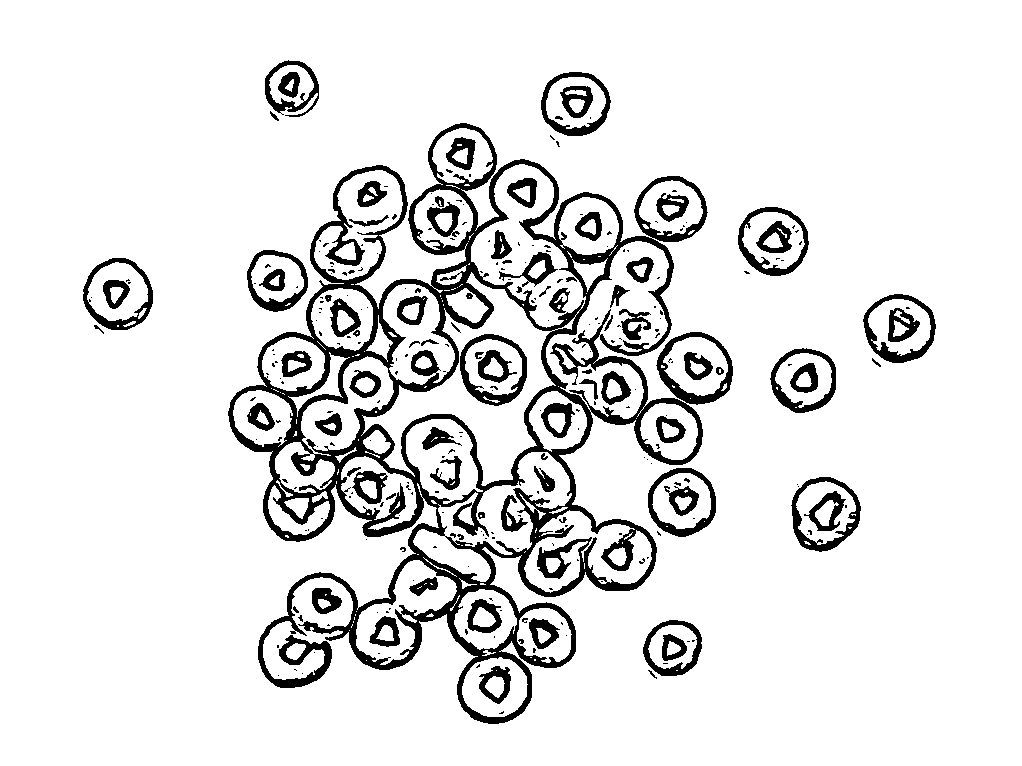
#> input picture CVE Hmk3/cheerios-sobel.png, 1022 x 766 px
$ python PS3-2.py
#> lines starting #> are read from the running program, lines starting #| are printed output that depends on the picture; after the words box and inside, x2 and y2 are one past the last pixel; in counts of white or black regions, pixels touching at a corner belong together
import cv2
import numpy as np

#Get input from the user as a string
file = input("What file do you want to use? ")
#> the answer given: cheerios-sobel.png


#Read in intial image, set imread to 0 to ensure a gray scale image
image = cv2.imread(file)
#> image is the input picture: shape (766, 1022, 3); 89.6% white; 288 black regions (201 under 20 px), largest, box (x1, y1, x2, y2) and area: (228, 123, 733, 724) 47058, (791, 477, 861, 552) 1301, (460, 334, 527, 406) 1274
image_gray = cv2.imread(file, 0)

#save shape of image
h,w,c = image.shape
#> h = 766; w = 1022; c = 3

image = image
sobel = image
canny = image

"""
In this problem, you will detect edges in an image by two methods:
(1)
Write your own Sobel filtering code in Python to detect edges, and
(2)
Use the Canny edge detector in OpenCV to detect edges.
Either way, take as input the color images, “cheerios,” “professor,” “gear,” and “circuit,” shown in Figure 2, and convert them to binary images showing edges in black on a white background.
The inner workings of the Canny edge detector are explained in the lecture and in the appendix at the end of this document.
Since the Canny results change significantly depending on specified parameters (threshold1, threshold2, apertureSize, and L2gradient), use some GUIs such as slider bars and radio buttons to allow a user to iteratively change and apply a different combination of parameters and see the result on the screen. Use your program to find the best combination of parameters for each of the four images.
For each image, compare and discuss the results of the Sobel filtering and the Canny edge detection.
"""

"""
binary images created by each method:
cheerios-sobel.png, cheerios-canny.png
professor-sobel.png, professor-canny.png
gear-sobel.png, gear-canny.png
circuit-sobel.png, circuit-sobel.png
"""

#Sobel Filter
#Derivative Filter + Gaussian Smoothing

#Sobel -> edge can be one less on each side is okay

#Sobel

#opencv_threshold

#opencv_guassian_blur

#Apply Gaussian Blur with 7 by 7 filter to smooth image before edge detection
Gauss = cv2.GaussianBlur(image_gray, (7,7), 0)
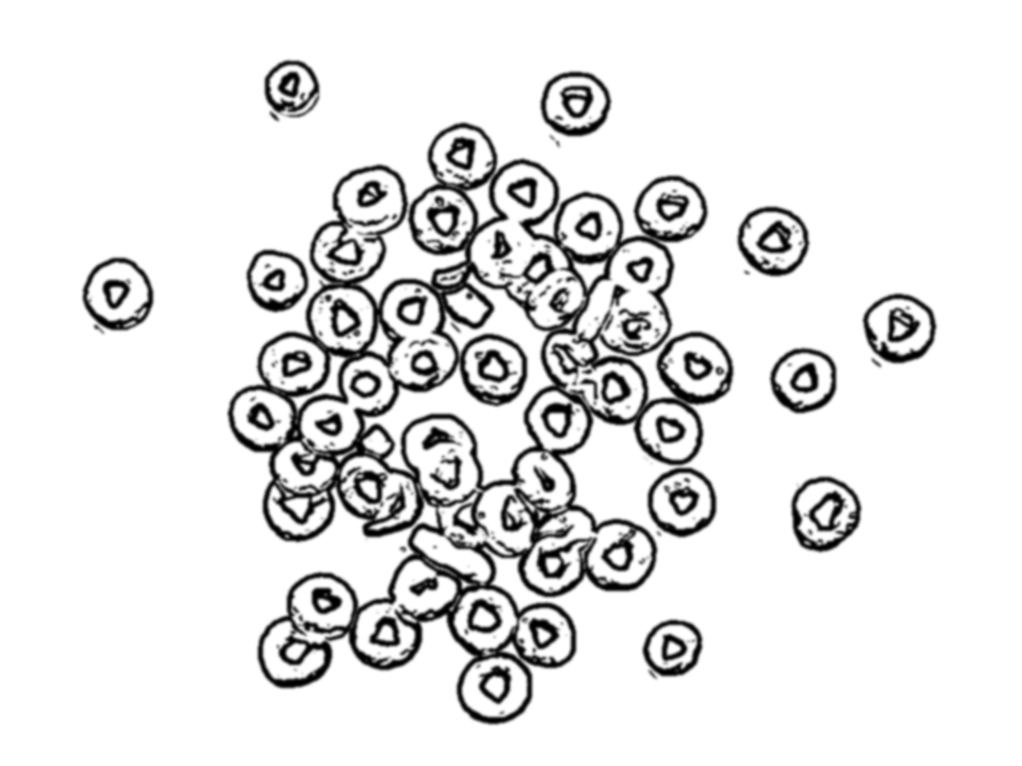
#> Gauss: shape (766, 1022); min 0, max 255, mean 228.5

#Create Vertial and Horizontal Sobel Filter
Sob_Fil_V = (1/8)*np.array([[-1,0,1],[-2,0,2],[-1,0,1]])
Sob_Fil_H = (1/8)*np.array([[1,2,1],[0,0,0],[-1,-2,-1]])

#Record height and width
h, w = image_gray.shape

#Save Gaussian image as i_g
i_g = Gauss

#function to apply filter 3x3 to pixel 3x3
def pixel_value(np1,np2):
        pixel = (np1[0][0]*np2[0][0])+(np1[0][1]*np2[0][1])+(np1[0][2]*np2[0][2])+(np1[1][0]*np2[1][0])+(np1[1][1]*np2[1][1])+(np1[1][2]*np2[1][2])+(np1[2][0]*np2[2][0])+(np1[2][1]*np2[2][1])+(np1[2][2]*np2[2][2])
        return pixel

#start list of final sobel filter
Sobel_list = []
#Range from 0 to h
for j in range(0,h):
    #Account for edges be not starting on the edge pixel at 0 and the end
    if j == 0:
        pass
    elif j == (h-1):
        pass
    else:
        #Start Sobel row list for final sobel edge image
        Sobel_Row = []
        for i in range(0,w):
            #Account for edges be not starting on the edge pixel at 0 and the end
            if i == 0:
                pass
            elif i == (w-1):
                pass
            else:
                #Set of 3x3 pixels the filter will be applied to
                pixel_array = np.array([[i_g[j-1][i-1],i_g[j-1][i],i_g[j-1][i+1]],
                                        [i_g[j][i-1],i_g[j][i],i_g[j][i+1]],
                                        [i_g[j+1][i-1], i_g[j+1][i], i_g[j+1][i+1]]])
                #Apply sobel vertical and horizontal filter using pixel_value function
                output_pixel_V = pixel_value(np1=Sob_Fil_V,np2=pixel_array)
                output_pixel_H = pixel_value(np1=Sob_Fil_H,np2=pixel_array)
                #get magnetude of vertical and horizontal filter
                output_pixel = (output_pixel_V**2 + output_pixel_H**2)**0.5
                #Append each new pixel to a row
                Sobel_Row.append(output_pixel)
        #Append each new row for the final image
        Sobel_list.append(Sobel_Row)
#Output Sobel image without threshold
Sobel = np.array(Sobel_list)
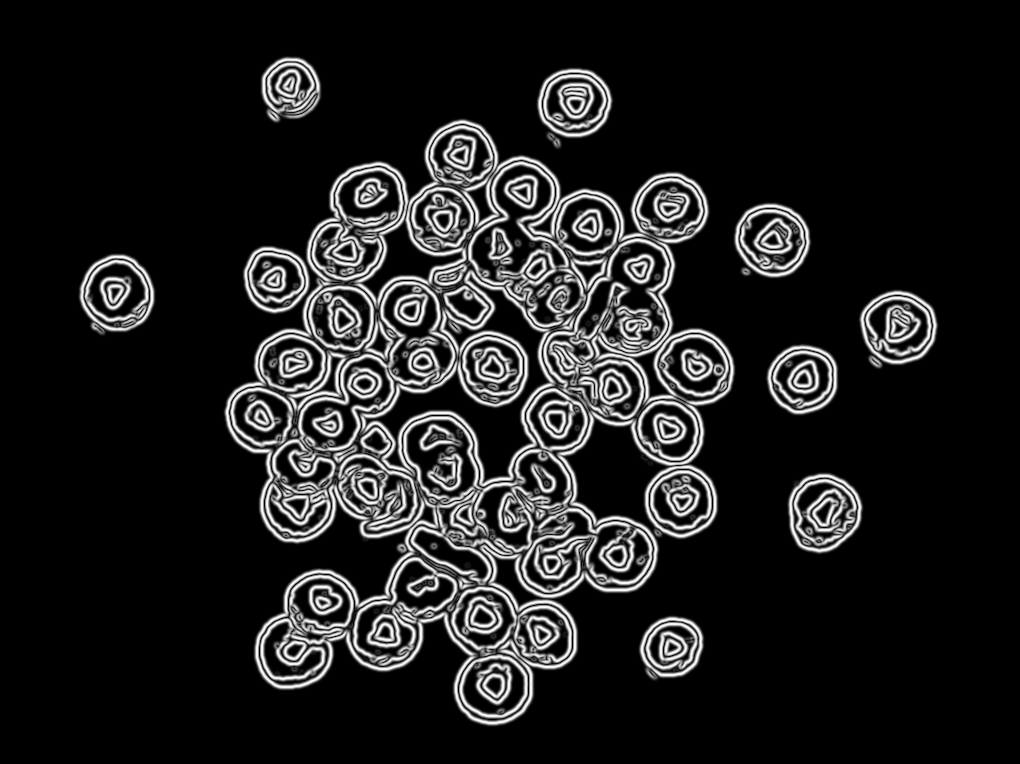
#> Sobel: shape (764, 1020) float64; min 0, max 65.78, mean 8; drawn with min black and max white
#Use opencv threshold with THRESH_BINARY_INV in order to make white image with black edges
ret, Sobel_edge = cv2.threshold(Sobel, 3, 255, cv2.THRESH_BINARY_INV)
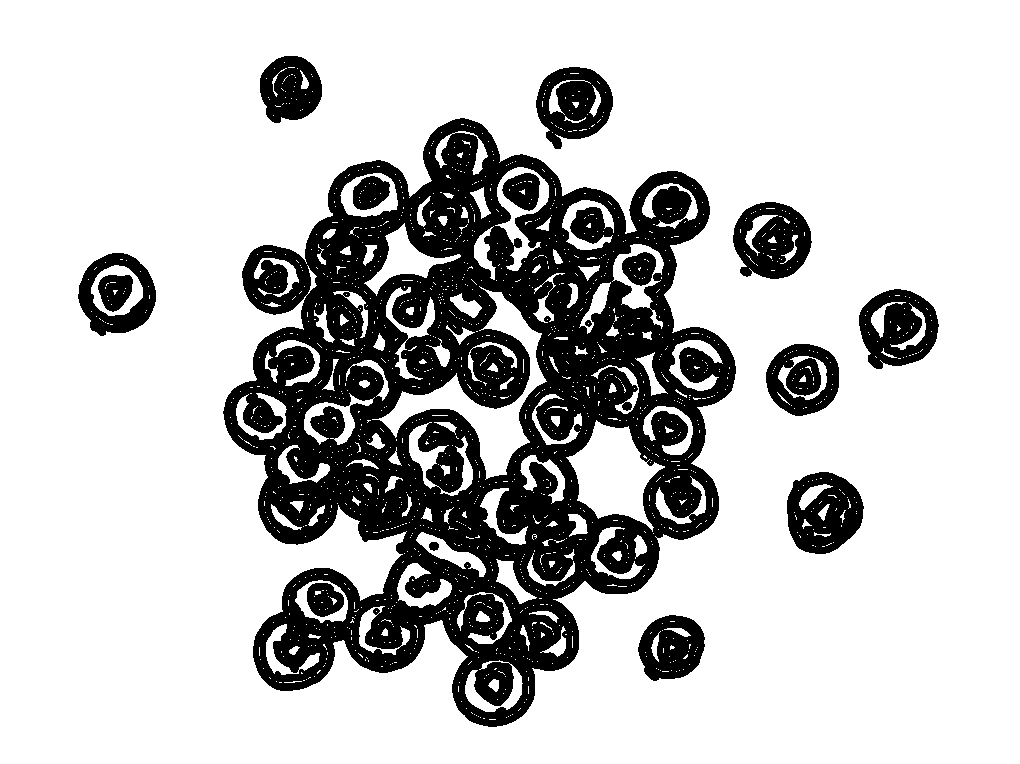
#> Sobel_edge: shape (764, 1020) float64; 76.7% white; 16 black regions, largest, box (x1, y1, x2, y2) and area: (223, 118, 736, 727) 147489, (787, 472, 864, 554) 4334, (733, 202, 812, 279) 4139

#cheerios.png threshold 12
#professor.png threshold 7
#gear.png threshold 12
#circuit.png threshold 3

#################################################################################################

#Create windows for Canny edge images
cv2.namedWindow("Output Canny", cv2.WINDOW_NORMAL)
cv2.resizeWindow("Output Canny", w, h)

#Create maximums for tracker bars
maxvalue = 1000
MaxApSize = 100
T_o_F = 1

#Save image as canny
canny = image

#Functions to print output of toggle bar
def Up(track_val):
    print("Upper threshold")
    print(track_val)
def Low(track_val):
    print("Lower threshold")
    print(track_val)
def Apert(track_val):
    print("Aperture Size")
    print(track_val)
def Thres(track_val):
    print("L2 on or off")
    print(track_val)

#Create toggle bars for lower threshold, upper threshold, aperture size, and using L2 gradient
cv2.createTrackbar('Upper', 'Output Canny', 0, maxvalue, Up)
cv2.createTrackbar('Lower', 'Output Canny', 0, maxvalue, Low)
cv2.createTrackbar('ApertureSize', 'Output Canny', 0, MaxApSize, Apert)
cv2.createTrackbar("L2 gradient", 'Output Canny', 0, T_o_F, Thres)

#Generate Window and Change output image
while True:
    #Display New Image using cv2 imshow
    cv2.imshow('Output Canny', canny)
    #Record output of Trackbar Positions
    Lower = cv2.getTrackbarPos('Lower', 'Output Canny')
    Upper = cv2.getTrackbarPos('Upper', 'Output Canny')
    ApertureSize = cv2.getTrackbarPos('ApertureSize', 'Output Canny')
    L2_out = cv2.getTrackbarPos('L2 gradient', 'Output Canny')
    #Ensure L2 output is either True or False
    if L2_out == 0:
        L2 = False
        print("False")
    else:
        L2 = True
        print("True")
    #Wait 1millisecond before refreshing image
    k = cv2.waitKey(1)
#> (key Esc is pressed here)
    #Change out altered image with original image to avoid iteratively adding canny filters
    canny = image
    #Apply canny filter with inputs from tracker bars
    canny = cv2.Canny(canny, Upper, Lower, ApertureSize, L2gradient = L2)
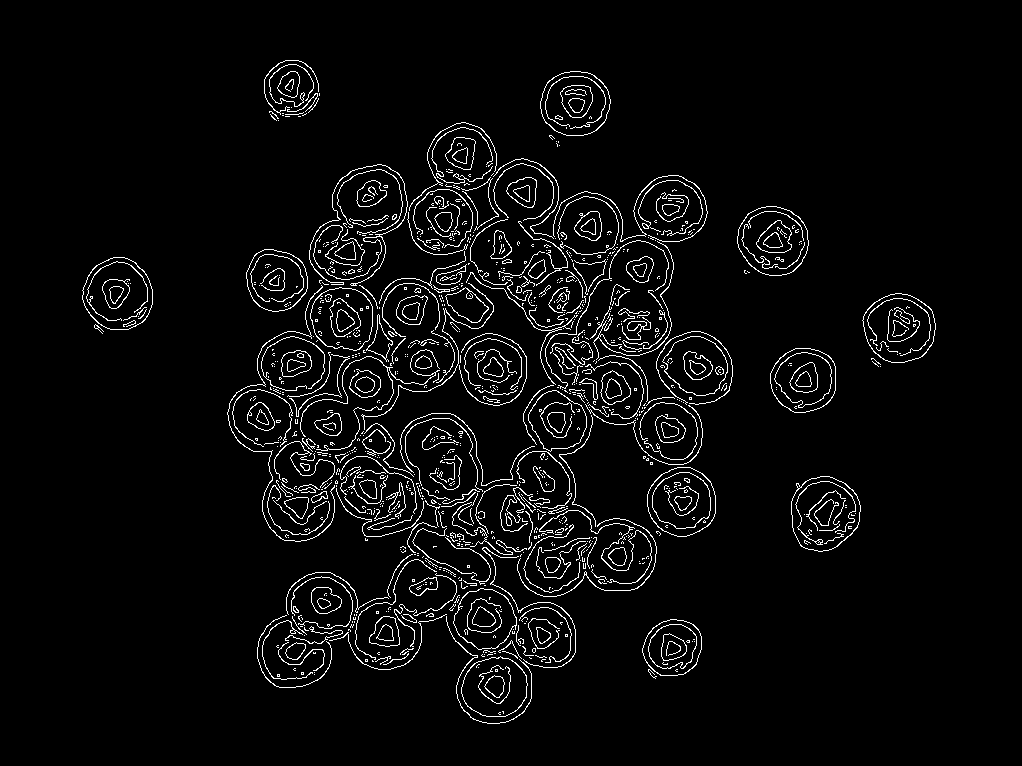
#> canny: shape (766, 1022); 4.1% white in thin lines or dots, all inside (x1, y1, x2, y2) = (82, 60, 936, 724)
    #Record the state of the Window displaying image and tracker bars, if this
    #Window is closed record the event
    val = cv2.getWindowProperty('Output Canny', cv2.WND_PROP_VISIBLE)
    #Once the user is satified with the output and the
    #window is closed the loop breaks
    if val == 0:
        print("exit")
        break

#Close all Windows
cv2.destroyAllWindows()

#Print out final outputs for record keeping
print("Final Upper")
print(Upper)
print("Final Lower")
print(Lower)
print("Final ApertureSize")
print(ApertureSize)
#Save the final color image as input-filename-color.png and display the file in the second window
#Create GUI for Canny Edge Detector
#OpenCV Trackbar GUI
#Cheerio Threshold 100

#Use opencv threshold with THRESH_BINARY_INV in order to make white image with black edges
ret, canny = cv2.threshold(canny, 100, 255, cv2.THRESH_BINARY_INV)

#Output image window based on size of original image
cv2.namedWindow("Original Image", cv2.WINDOW_NORMAL)
cv2.resizeWindow("Original Image", w, h)
#Output Sobel Edge image window based on size of original image
cv2.namedWindow("Output Sobel", cv2.WINDOW_NORMAL)
cv2.resizeWindow("Output Sobel", w, h)

#Output Canny Edge image window based on size of original image
cv2.namedWindow("Output Canny", cv2.WINDOW_NORMAL)
cv2.resizeWindow("Output Canny", w, h)

#Displays original image using windows generated above
cv2.imshow("Original Image", image)

#Displays new image using windows generated above
cv2.imshow("Output Sobel", Sobel_edge)

#Displays new image using windows generated above
cv2.imshow("Output Canny", canny)

# fucntion the program waits for any key to be pressed
cv2.waitKey(0)
# The destoyAllWindows fucntion closes all windows after the script is complete.
cv2.destroyAllWindows()

#Split file on . for png and file name
newname = file.split(".")
#concatenate list of strings and add in name of file
filesobel = newname[0]+"-sobel."+newname[1]
filecanny = newname[0]+"-canny."+newname[1]

#Use opencv's imwrite function to pass in file name and image that is being saved
cv2.imwrite(filesobel,Sobel_edge)
cv2.imwrite(filecanny,canny)

$ run again, on CVE Hmk3/gear-sobel.png
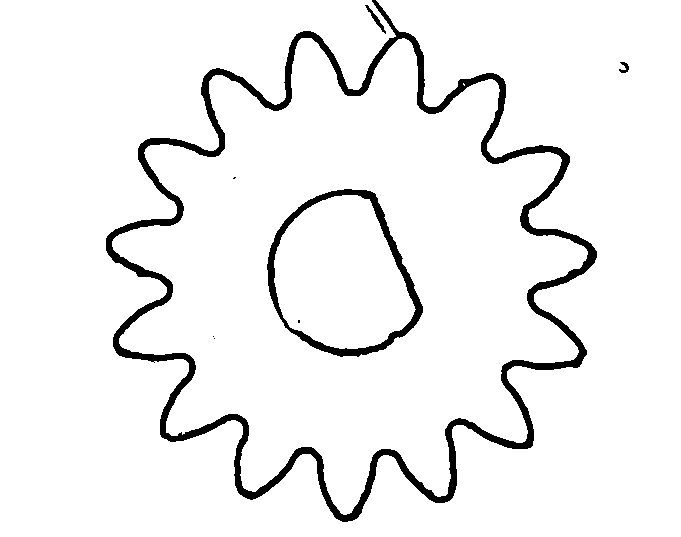
#> input picture CVE Hmk3/gear-sobel.png, 681 x 537 px
#> image is the input picture: shape (537, 681, 3); 94.6% white; 8 black regions (4 under 20 px), largest, box (x1, y1, x2, y2) and area: (106, 0, 597, 522) 16493, (267, 189, 423, 357) 3145, (365, 5, 386, 34) 116, (619, 62, 629, 73) 59
#> `Sobel = np.array(Sobel_list)`:
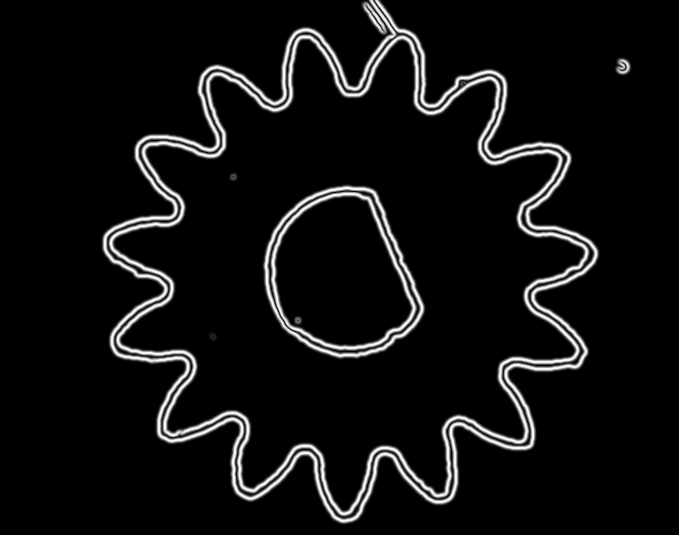
#> Sobel: shape (535, 679) float64; min 0, max 65.78, mean 4.1; drawn with min black and max white
#> Sobel_edge: shape (535, 679) float64; 88.4% white; 5 black regions, box (x1, y1, x2, y2) and area: (101, 0, 600, 525) 34920, (262, 184, 426, 359) 6708, (615, 57, 632, 76) 243, (229, 173, 238, 181) 62, (209, 332, 217, 341) 52
#> `canny = cv2.Canny(canny, Upper, Lower, ApertureSize, L2gradient = L2)`:
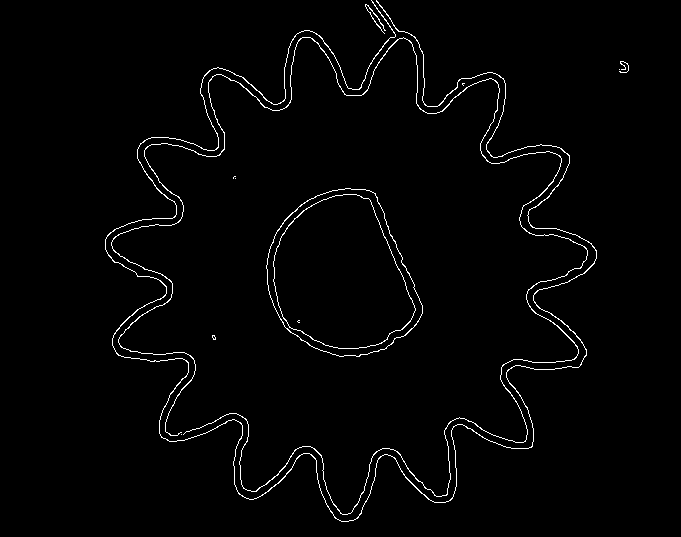
#> canny: shape (537, 681); 1.8% white in thin lines or dots, all inside (x1, y1, x2, y2) = (105, 0, 629, 522)
